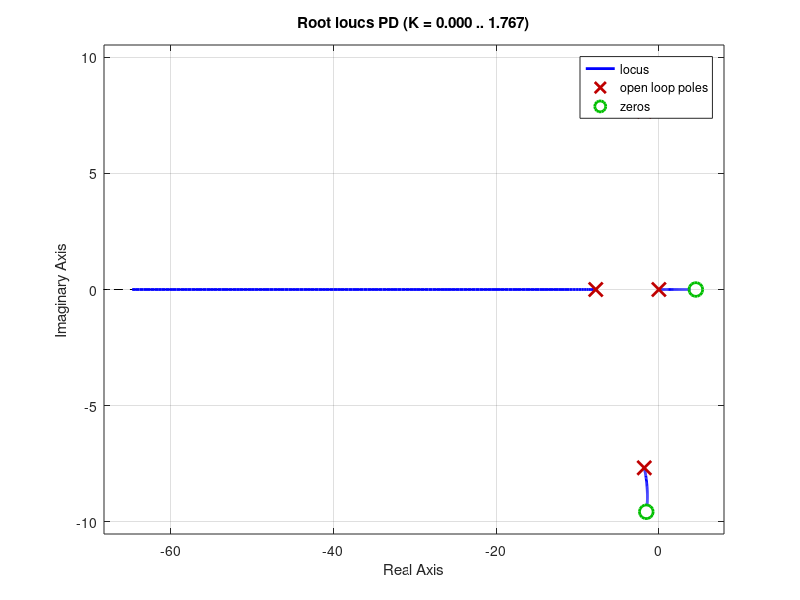

This figure's MATLAB source: (Note: this script raises an error after producing the figure.)
%% Root Locus Method for Lab 3 Crane Control

pmr = 0.095;
mp = 0.024;
Lr = 0.085;
Lp = 0.129;
Jr = 5.7*10^-5;
Jp = 1.8*10^-4;
Kt = 0.042;
Rm = 8.4;
Dr = 0.0015;
Dp = 0.0005;
g = 9.81;

tau_coef = Kt/Rm;
JT = Jp*mp*Lr^2 + Jr*Jp + 0.25*Jr*mp*Lp^2;

A = -(Jp+0.25*mp*Lp^2)*Dr/JT;
B = 0.5*mp*Lp*Lr*Dp/JT;
C = 0.25*mp^2*Lp^2*Lr*g/JT;
D = tau_coef*(Jp + 0.25*mp*Lp^2)/JT;

E = 0.5*mp*Lp*Lr*Dr/JT;
F = -(Jr+mp*Lr^2)*Dp/JT;
G = -0.5*mp*Lp*g*(Jr+mp*Lr^2)/JT;
H = 0.5*mp*Lp*Lr*tau_coef/JT;

s = tf('s');
UC_OL = (D*s^2 + (B*H-D*F)*s + C*H - D*G)/(s^4 - (F+A)*s^3 - (G-A*F+B*E)*s^2 + (A*G-C*E)*s);
% step(UC_OL); % Ramp response
% step(feedback(UC_OL,1)); % Settling time of 4.11s when K=1


%% DESIGN FOR OVERSHOOT

OS = 5; % [%]
zeta = -log(OS/100)/sqrt(pi^2 + log(OS/100)^2);
phi = acosd(zeta); % [deg]

% rlocus(UC_OL);
% sgrid(zeta,0);

% Current dominant pole location
sigma = 4.68;
omega_d = 4.91;
T_s = 4/sigma;
K = 0.825;
UC_CL = feedback(UC_OL,K);
% step(UC_CL); % Settling time of 2.69s for K at operating point

% OL Poles & Zeros
P1 = 7.72;
P2 = 0;
P3_R = 1.79;
P3_I = 7.67;
Z1_R = 1.55;
Z1_I = 9.58;

%% SETTLING TIME

% Desired dominant pole location
sigma = pi/(0.5*T_s); % 7.3513
omega_d = sigma*tand(phi); % 7.7093

% Angle contribution
theta_P1 = atand(omega_d/(P1-sigma));
theta_P2 = 180 - atand(omega_d/sigma); 
theta_P3 = 180 - atand((omega_d-P3_I)/(sigma-P3_R));
theta_P3_conj = 180 - atand((sigma-P3_R)/(P3_I + omega_d));
theta_Z1 = 270 - atand((Z1_I-omega_d)/(sigma-Z1_R));
theta_Z1_conj = 180 - atand((sigma-Z1_R)/(Z1_I + omega_d));

%% Compensating D zero
theta_Z =  theta_P1 + theta_P2 + theta_P3 - theta_Z1 + theta_P3_conj - theta_Z1_conj + 180;
Z = (omega_d/tand(theta_Z)) + sigma;

PD = (s+Z)*UC_OL;
rlocus(PD);
sgrid(zeta,0);


     